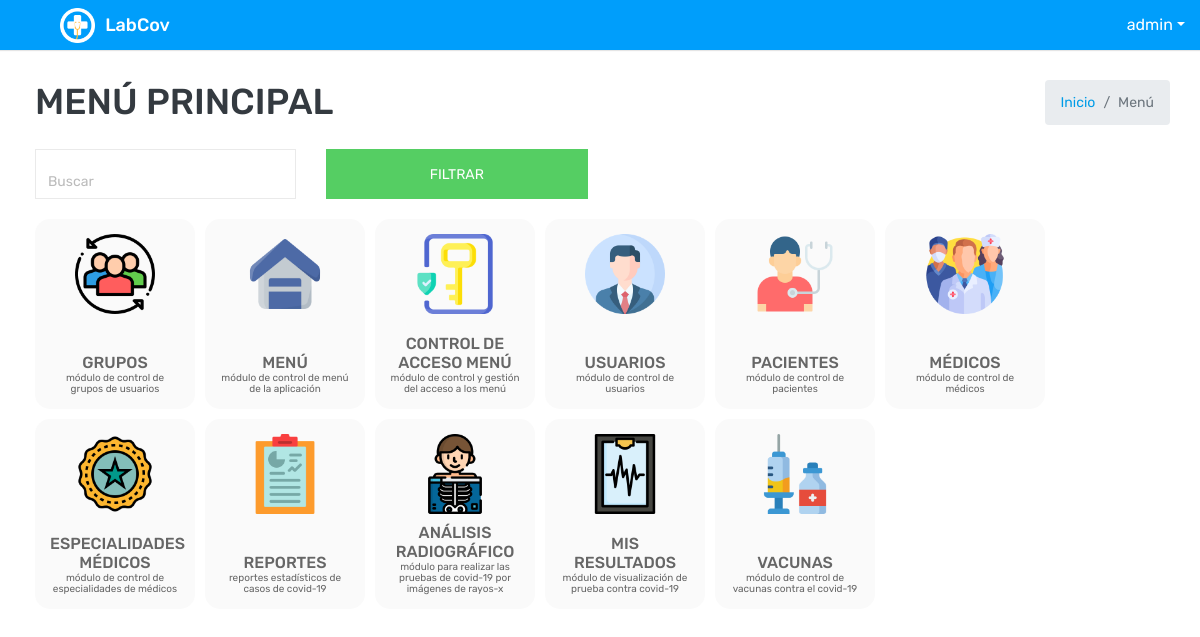
Screenshot of / (signed in) with the database file from the repository.
### covid/models.py (models this page shows, shortened)
class ModeloBase(models.Model):
    class Meta:
        abstract = True
    """Model definition for ModeloBase."""
    fecha_creacion = models.DateTimeField(verbose_name='Fecha creación',auto_now_add=True)
    usuario_creacion = models.ForeignKey(settings.AUTH_USER_MODEL, verbose_name='Usuario Creación', related_name='+', blank=True, null=True,on_delete=models.PROTECT, editable=False)
    usuario_modificacion = models.ForeignKey(settings.AUTH_USER_MODEL, verbose_name='Usuario Modificación', related_name='+', blank=True, null=True,on_delete=models.PROTECT , editable=False)
    fecha_modificacion = models.DateTimeField(verbose_name='Fecha Modificación', auto_now=True)
    estado_registro = models.BooleanField(verbose_name="Estado del registro",default=True)

class User(AbstractUser,ModeloBase):
    cedula=models.CharField(max_length=10, verbose_name='Cédula', unique = True)
    tipo_genero = (('M', 'Masculino'), ('F', 'Femenino'))
    genero = models.CharField('Género', choices=tipo_genero, default='M', max_length=1)

class Menu(ModeloBase):
    titulo = models.CharField(verbose_name='Título',max_length=200)
    descripcion = models.CharField( verbose_name='Descripciòn',max_length=200)
    icono = models.ImageField(verbose_name="icono", upload_to='icon/')
    url = models.CharField(verbose_name='Url', max_length=200)
    grupo = models.ManyToManyField(Group, through='Menu_Groups', verbose_name='Grupos de usuario')
    activo = models.BooleanField(default=True)
    class Meta:
        verbose_name = 'Menu'
        verbose_name_plural = 'Menus'

### covid/views.py (the view)
# urls.py: path('', key.Dashboard_view.as_view(), name="dashboard" ),
class Dashboard_view(LoginRequiredMixin,TemplateView):
    template_name = "registration/dashboard.html"
    def get_context_data(self, **kwargs):
        busqueda = self.request.GET.get("buscar")
        permisos = Group.objects.filter(user=self.request.user)
        context = super().get_context_data(**kwargs)
        context['titulo'] ="Menú Principal"
        if self.request.user.is_superuser:
            if not busqueda:
                context['MenuSuperUser'] = Menu.objects.all()
            else:
                context['MenuSuperUser'] = Menu.objects.filter(titulo__icontains=busqueda)
        else:
            if not busqueda:
                context['menu'] = Menu_Groups.objects.filter( group__in=permisos, activo =True, menu__activo = True)
            else:
                context['menu'] = Menu_Groups.objects.filter( group__in=permisos, activo =True, menu__activo = True,menu__titulo__icontains=busqueda)
        return context

### templates/registration/dashboard.html (shortened to what this page needs)
{% extends 'plantillaBase.html' %} {% block content %}
<div>
    <form action="" method="GET">
        <div class="row filter-row">
            <div class="col-sm-6 col-md-3">
                <div class="form-group form-focus select-focus focused">
                    <input type="text" name="buscar" id="id_buscar" class="form-control float-right" placeholder="Buscar">
                </div>
            </div>
            <div class="col-sm-6 col-md-3">
                <button type="submit" class="btn btn-success btn-block"> Filtrar </button>
            </div>
        </div>
    </form>
</div>
{% if user.is_superuser %}
 {% for dato in MenuSuperUser %}
 <div class="icon " onclick="location.href= '{{dato.url}}'">
    <div class="iconimage">
        <div class="pd">
            <img  src="{{dato.icono.url}}"  alt="Card image cap">
        </div>
    </div>
    <div class="iconname">
        <div class="pd">
            <h4 class="tituloicon">{{dato.titulo.upper}}</h4>
            <span class="icondesc">{{dato.descripcion}}</span>
        </div>
    </div>
</div>
 {% endfor %}
  {%endif %}
  {% endblock %}

### templates/plantillaBase.html (shortened to what this page needs)
<!DOCTYPE html>
<html lang="es">
{% load static %}
<head>
    <link rel="stylesheet" type="text/css" href="{% static 'css/bootstrap.min.css'%}">
    <link rel="stylesheet" type="text/css" href="{% static 'css/font-awesome.min.css'%}">
    <link rel="stylesheet" type="text/css" href="{% static 'css/bootstrap-duallistbox.min.css'%}">
    <link rel="stylesheet" type="text/css" href="{% static 'css/style.css'%}">
    <link href="{% static 'css/select2.min.css'%}" rel="stylesheet">
    <link href="{% static 'css/select2-bootstrap4.min.css'%}" rel="stylesheet"> {% block content_extra_css %} {% endblock content_extra_css %}
</head>
<body >
    <div class="main-wrapper">
        <div class="header">
            <div class="header-left">
                <a href="{% url 'dashboard'%}" class="logo">
                    <img src="{% static 'img/logo.png' %}" width="35" height="35" alt="">
                    <span>LabCov</span></a>
            </div>
            <ul class="nav user-menu float-right">
                <li class="nav-item dropdown has-arrow">
                    <a href="#" class="dropdown-toggle nav-link user-link"
                        data-toggle="dropdown"></span><span>{{request.user }}</span></a>
                </li>
            </ul>
        </div>
        <div class="page-wrapper ">
            <div class="content ">
                <div class="row mb-2 ">
                    <div class="col-sm-8 ">
                        <h1 class="m-0 text-dark ">{{ titulo.upper }}</h1>
                    </div>
                    <div class="col-sm-4 ">
                        <ol class="breadcrumb float-sm-right ">
                            <li class="breadcrumb-item "><a href="{% url 'dashboard'%} ">Inicio</a></li>
                            <li class="breadcrumb-item active ">Menú</li>
                        </ol>
                    </div>
                </div>
                {% block content %} {% endblock %}
            </div>
        </div>
    </div>
</body>
</html>

### templates/registration/dashboard.html (style rules this page uses)
body { background: none; }
h4 { font-size: 16px; margin: 0; }
.pd { padding: 5px 15px 15px 15px; }
.icon { width: 160px; float: left; height: 190px; background: #fafafa; margin-right: 10px; margin-bottom: 10px; position: relative; border-radius: 15px 15px; vertical-align: middle; }
.icon .iconname { font-weight: bold; width: 100%; position: absolute; bottom: 0; text-align: center; font-size: 14px; line-height: 10px; }
.icon .icondesc { font-weight: normal; font-size: 10px; line-height: 10px; }
.icon .iconimage { width: 100%; text-align: center; padding-top: 10px; }
.icon .iconimage img { height: 80px; }

### rows the page displays
User: user "admin"
Menu: icono (picture), titulo "GRUPOS", descripcion "módulo de control de grupos de usuarios"
Menu: icono (picture), titulo "MENÚ", descripcion "módulo de control de menú de la aplicación"
Menu: icono (picture), titulo "CONTROL DE ACCESO MENÚ", descripcion "módulo de control y gestión del acceso a los menú"
Menu: icono (picture), titulo "USUARIOS", descripcion "módulo de control de usuarios"
Menu: icono (picture), titulo "PACIENTES", descripcion "módulo de control de pacientes"
Menu: icono (picture), titulo "MÉDICOS", descripcion "módulo de control de médicos"
Menu: icono (picture), titulo "ESPECIALIDADES MÉDICOS", descripcion "módulo de control de especialidades de médicos"
Menu: icono (picture), titulo "REPORTES", descripcion "reportes estadísticos de casos de covid-19"
Menu: icono (picture), titulo "ANÁLISIS RADIOGRÁFICO", descripcion "módulo para realizar las pruebas de covid-19 por imágenes de rayos-x"
Menu: icono (picture), titulo "MIS RESULTADOS", descripcion "módulo de visualización de prueba contra covid-19"
Menu: icono (picture), titulo "VACUNAS", descripcion "módulo de control de vacunas contra el covid-19"

### other values shown
{{ titulo.upper }} "MENÚ PRINCIPAL"
